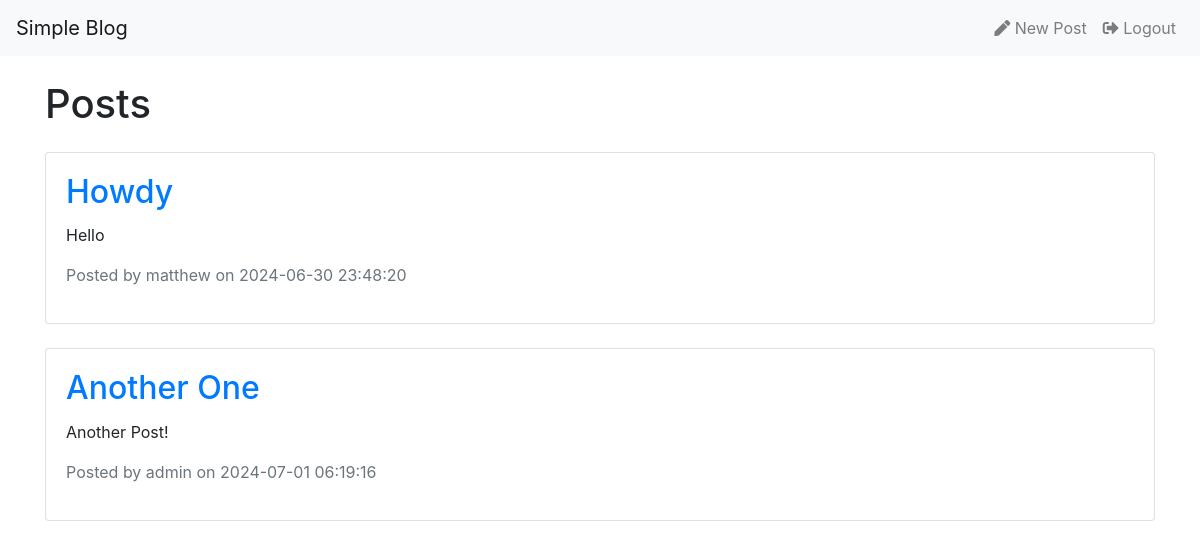
The app's page /index (signed in) with its own data.
### app/models.py (models this page shows, shortened)
class Post(db.Model):
    id = db.Column(db.Integer, primary_key=True)
    title = db.Column(db.String(140))
    body = db.Column(db.Text)
    timestamp = db.Column(db.DateTime, index=True, default=datetime.utcnow)
    user_id = db.Column(db.Integer, db.ForeignKey('user.id'))

class User(UserMixin, db.Model):
    id = db.Column(db.Integer, primary_key=True)
    username = db.Column(db.String(128), index=True, unique=True)
    email = db.Column(db.String(255), index=True, unique=True)
    password_hash = db.Column(db.String(255))
    is_admin = db.Column(db.Boolean, default=False)  # Add this line
    posts = db.relationship('Post', backref='author', lazy='dynamic')

### app/routes.py (the view)
@app.route('/')
@app.route('/index')
def index():
    posts = Post.query.all()
    return render_template('home.html', posts=posts)

### app/models.py (called while the page is built)
@login.user_loader
def load_user(id):
    return User.query.get(int(id))

### app/templates/home.html (shortened to what this page needs)
{% extends "base.html" %}
{% block content %}
    <h1 class="my-4">Posts</h1>
    {% for post in posts %}
        <div class="card my-4">
            <div class="card-body">
                <h2 class="card-title"><a href="{{ url_for('post', id=post.id) }}">{{ post.title }}</a></h2>
                <p class="card-text">{{ post.body }}</p>
                <p class="text-muted">Posted by {{ post.author.username }} on {{ post.timestamp.strftime('%Y-%m-%d %H:%M:%S') }}</p>
            </div>
        </div>
    {% endfor %}
{% endblock %}

### records on screen
Post: title "Howdy", body "Hello", author.username "matthew", timestamp "2024-06-30 23:48:20"
Post: title "Another One", body "Another Post!", author.username "admin", timestamp "2024-07-01 06:19:16"
